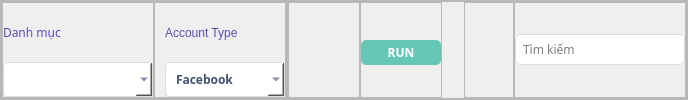
                  <widget class="QFrame" name="frame_tool_two">
                   <property name="sizePolicy">
                    <sizepolicy hsizetype="Minimum" vsizetype="Fixed">
                     <horstretch>0</horstretch>
                     <verstretch>0</verstretch>
                    </sizepolicy>
                   </property>
                   <property name="minimumSize">
                    <size>
                     <width>0</width>
                     <height>50</height>
                    </size>
                   </property>
                   <property name="frameShape">
                    <enum>QFrame::StyledPanel</enum>
                   </property>
                   <property name="frameShadow">
                    <enum>QFrame::Raised</enum>
                   </property>
                   <layout class="QHBoxLayout" name="horizontalLayout_38">
                    <property name="spacing">
                     <number>0</number>
                    </property>
                    <property name="leftMargin">
                     <number>0</number>
                    </property>
                    <property name="topMargin">
                     <number>0</number>
                    </property>
                    <property name="rightMargin">
                     <number>0</number>
                    </property>
                    <property name="bottomMargin">
                     <number>0</number>
                    </property>
                    <item alignment="Qt::AlignLeft">
                     <widget class="QFrame" name="frame_32">
                      <property name="frameShape">
                       <enum>QFrame::StyledPanel</enum>
                      </property>
                      <property name="frameShadow">
                       <enum>QFrame::Raised</enum>
                      </property>
                      <layout class="QHBoxLayout" name="horizontalLayout_37">
                       <property name="spacing">
                        <number>0</number>
                       </property>
                       <property name="leftMargin">
                        <number>0</number>
                       </property>
                       <property name="topMargin">
                        <number>0</number>
                       </property>
                       <property name="rightMargin">
                        <number>0</number>
                       </property>
                       <property name="bottomMargin">
                        <number>0</number>
                       </property>
                       <item>
                        <widget class="QFrame" name="frame_34">
                         <property name="minimumSize">
                          <size>
                           <width>50</width>
                           <height>0</height>
                          </size>
                         </property>
                         <property name="frameShape">
                          <enum>QFrame::StyledPanel</enum>
                         </property>
                         <property name="frameShadow">
                          <enum>QFrame::Raised</enum>
                         </property>
                         <layout class="QVBoxLayout" name="verticalLayout_13">
                          <property name="spacing">
                           <number>0</number>
                          </property>
                          <property name="leftMargin">
                           <number>0</number>
                          </property>
                          <property name="topMargin">
                           <number>0</number>
                          </property>
                          <property name="rightMargin">
                           <number>0</number>
                          </property>
                          <property name="bottomMargin">
                           <number>0</number>
                          </property>
                          <item>
                           <widget class="QLabel" name="label_4">
                            <property name="font">
                             <font>
                              <family>MesloLGS Nerd Font</family>
                             </font>
                            </property>
                            <property name="styleSheet">
                             <string notr="true">color: rgb(98, 73, 177);</string>
                            </property>
                            <property name="text">
                             <string>Danh mục</string>
                            </property>
                           </widget>
                          </item>
                          <item>
                           <widget class="QComboBox" name="ComboboxFile">
                            <property name="minimumSize">
                             <size>
                              <width>150</width>
                              <height>35</height>
                             </size>
                            </property>
                            <property name="font">
                             <font>
                              <family>MesloLGSDZ Nerd Font</family>
                              <weight>75</weight>
                              <bold>true</bold>
                             </font>
                            </property>
                            <property name="styleSheet">
                             <string notr="true">
QComboBox{
    background-color: rgb(255, 255, 255);
        border-radius: 4px;
        border: 1px solid #dddddd;
        padding: 1px;
        padding-left: 10px;
        color: rgb(68, 79, 113);
    }
    QComboBox:hover{
        border: 0.5px solid rgb(103, 204, 187);
    }
      QComboBox::drop-down {
            subcontrol-origin: padding;
            subcontrol-position: top right;
            width: 30px; 
            border-left-color: #788dca;
            border-left-style: solid;
            border-top-right-radius: 2px;
            border-bottom-right-radius: 3px;	
			image: url(:/icons/png/icons8-menu-24.png);
            background-position: center;
            background-repeat: no-reperat;
            width: 16px;  /* Size of the arrow */
            height: 20px; /* Size of the arrow */
            top: 5px;     /* Adjust top position to center the icon */
         }
    
        QComboBox QAbstractItemView {
            color: rgb(55, 49, 100);
            background-color: rgb(249, 249, 249);
            padding: 5px;
            border-radius:4px;
            border:none;
            selection-background-color: #f6fdff;
        }
    QComboBox:editable {
                    background: white;
                }
                QComboBox:!editable, QComboBox::drop-down:editable {
                   
        background-color: rgb(255, 255, 255);
                }
                QComboBox:!editable:on, QComboBox::drop-down:editable:on {
    background-color: rgb(253, 253, 253);
                }
    QComboBox QAbstractItemView {
                    border: 1px solid gray;
                    border-radius: 5px;
                    background: white;
                    selection-background-color: #abadcc;
                    selection-color: #4e4e8a;
                }
     QComboBox QAbstractItemView::item {
                    padding: 5px;
    border:none;
                }
    QComboBox QAbstractItemView::item:selected {
    background-color: rgb(255, 247, 250);
                    color: #000;
                }
    </string>
                            </property>
                            <property name="iconSize">
                             <size>
                              <width>15</width>
                              <height>15</height>
                             </size>
                            </property>
                           </widget>
                          </item>
                         </layout>
                        </widget>
                       </item>
                       <item>
                        <widget class="QFrame" name="frame_48">
                         <property name="minimumSize">
                          <size>
                           <width>50</width>
                           <height>0</height>
                          </size>
                         </property>
                         <property name="frameShape">
                          <enum>QFrame::StyledPanel</enum>
                         </property>
                         <property name="frameShadow">
                          <enum>QFrame::Raised</enum>
                         </property>
                         <layout class="QVBoxLayout" name="verticalLayout_14">
                          <property name="spacing">
                           <number>0</number>
                          </property>
                          <property name="leftMargin">
                           <number>10</number>
                          </property>
                          <property name="topMargin">
                           <number>0</number>
                          </property>
                          <property name="rightMargin">
                           <number>0</number>
                          </property>
                          <property name="bottomMargin">
                           <number>0</number>
                          </property>
                          <item>
                           <widget class="QLabel" name="label_6">
                            <property name="styleSheet">
                             <string notr="true">color: rgb(98, 73, 177);</string>
                            </property>
                            <property name="text">
                             <string>Account Type</string>
                            </property>
                           </widget>
                          </item>
                          <item>
                           <widget class="QComboBox" name="ComboBoxTypeAccount">
                            <property name="minimumSize">
                             <size>
                              <width>120</width>
                              <height>35</height>
                             </size>
                            </property>
                            <property name="maximumSize">
                             <size>
                              <width>16777215</width>
                              <height>16777215</height>
                             </size>
                            </property>
                            <property name="font">
                             <font>
                              <family>MesloLGS Nerd Font</family>
                              <weight>75</weight>
                              <bold>true</bold>
                             </font>
                            </property>
                            <property name="styleSheet">
                             <string notr="true">
QComboBox{
    background-color: rgb(255, 255, 255);
        border-radius: 4px;
        border: 1px solid #dddddd;
        padding: 1px;
        padding-left: 10px;
        color: rgb(68, 79, 113);
    }
    QComboBox:hover{
        border: 0.5px solid rgb(103, 204, 187);
    }
      QComboBox::drop-down {
            subcontrol-origin: padding;
            subcontrol-position: top right;
            width: 30px; 
            border-left-color: #788dca;
            border-left-style: solid;
            border-top-right-radius: 2px;
            border-bottom-right-radius: 3px;	
            image: url(:/icons/png/icons8-user-menu-female-24.png);
            background-position: center;
            background-repeat: no-reperat;
            width: 25px;  /* Size of the arrow */
            height: 25px; /* Size of the arrow */
            top: 5px;     /* Adjust top position to center the icon */
         }
    
        QComboBox QAbstractItemView {
            color: rgb(55, 49, 100);
            background-color: rgb(249, 249, 249);
            padding: 5px;
            border-radius:4px;
            border:none;
            selection-background-color: #f6fdff;
        }
    QComboBox:editable {
                    background: white;
                }
                QComboBox:!editable, QComboBox::drop-down:editable {
                   
        background-color: rgb(255, 255, 255);
                }
                QComboBox:!editable:on, QComboBox::drop-down:editable:on {
    background-color: rgb(253, 253, 253);
                }
    QComboBox QAbstractItemView {
                    border: 1px solid gray;
                    border-radius: 5px;
                    background: white;
                    selection-background-color: #abadcc;
                    selection-color: #4e4e8a;
                }
     QComboBox QAbstractItemView::item {
                    padding: 5px;
    border:none;
                }
    QComboBox QAbstractItemView::item:selected {
    background-color: rgb(255, 247, 250);
                    color: #000;
                }
    </string>
                            </property>
                            <item>
                             <property name="text">
                              <string>Facebook</string>
                             </property>
                            </item>
                            <item>
                             <property name="text">
                              <string>Instagram</string>
                             </property>
                            </item>
                           </widget>
                          </item>
                         </layout>
                        </widget>
                       </item>
                      </layout>
                     </widget>
                    </item>
                    <item alignment="Qt::AlignRight">
                     <widget class="QFrame" name="frame_tool_right">
                      <property name="minimumSize">
                       <size>
                        <width>400</width>
                        <height>0</height>
                       </size>
                      </property>
                      <property name="frameShape">
                       <enum>QFrame::StyledPanel</enum>
                      </property>
                      <property name="frameShadow">
                       <enum>QFrame::Raised</enum>
                      </property>
                      <layout class="QHBoxLayout" name="horizontalLayout_39">
                       <property name="spacing">
                        <number>0</number>
                       </property>
                       <property name="leftMargin">
                        <number>0</number>
                       </property>
                       <property name="topMargin">
                        <number>0</number>
                       </property>
                       <property name="rightMargin">
                        <number>0</number>
                       </property>
                       <property name="bottomMargin">
                        <number>0</number>
                       </property>
                       <item>
                        <widget class="QFrame" name="frame_49">
                         <property name="frameShape">
                          <enum>QFrame::StyledPanel</enum>
                         </property>
                         <property name="frameShadow">
                          <enum>QFrame::Raised</enum>
                         </property>
                        </widget>
                       </item>
                       <item alignment="Qt::AlignRight">
                        <widget class="QFrame" name="frame_50">
                         <property name="minimumSize">
                          <size>
                           <width>70</width>
                           <height>0</height>
                          </size>
                         </property>
                         <property name="frameShape">
                          <enum>QFrame::StyledPanel</enum>
                         </property>
                         <property name="frameShadow">
                          <enum>QFrame::Raised</enum>
                         </property>
                         <layout class="QHBoxLayout" name="horizontalLayout_42">
                          <property name="spacing">
                           <number>0</number>
                          </property>
                          <property name="leftMargin">
                           <number>0</number>
                          </property>
                          <property name="topMargin">
                           <number>0</number>
                          </property>
                          <property name="rightMargin">
                           <number>0</number>
                          </property>
                          <property name="bottomMargin">
                           <number>0</number>
                          </property>
                          <item alignment="Qt::AlignRight">
                           <widget class="QPushButton" name="btn_start">
                            <property name="minimumSize">
                             <size>
                              <width>80</width>
                              <height>25</height>
                             </size>
                            </property>
                            <property name="maximumSize">
                             <size>
                              <width>80</width>
                              <height>20</height>
                             </size>
                            </property>
                            <property name="font">
                             <font>
                              <family>MesloLGSDZ Nerd Font</family>
                              <weight>75</weight>
                              <bold>true</bold>
                             </font>
                            </property>
                            <property name="styleSheet">
                             <string notr="true">QPushButton{
border:none;
border-radius:5px;
color: rgb(255, 255, 255);
border: 1px gray #6bd4c1 ;
background-color: rgb(101, 200, 182);
}
QPushButton:hover{
border:none;
border-radius:5px;
color: rgb(255, 255, 255);
border: 1px gray #6bd4c1 ;
background-color: rgb(108, 213, 194);
border: 1px solid #6bd4c1 ;
}QPushButton:checked{
border:none;
border-radius:5px;
color: rgb(255, 255, 255);
border: 1px gray #6bd4c1 ;
}</string>
                            </property>
                            <property name="text">
                             <string>RUN</string>
                            </property>
                            <property name="icon">
                             <iconset resource="../icons/icons.qrc">
                              <normaloff>:/icons/png/icons8-play-48.png</normaloff>:/icons/png/icons8-play-48.png</iconset>
                            </property>
                            <property name="iconSize">
                             <size>
                              <width>20</width>
                              <height>20</height>
                             </size>
                            </property>
                           </widget>
                          </item>
                         </layout>
                        </widget>
                       </item>
                       <item alignment="Qt::AlignRight">
                        <widget class="QFrame" name="frame_51">
                         <property name="minimumSize">
                          <size>
                           <width>50</width>
                           <height>0</height>
                          </size>
                         </property>
                         <property name="frameShape">
                          <enum>QFrame::StyledPanel</enum>
                         </property>
                         <property name="frameShadow">
                          <enum>QFrame::Raised</enum>
                         </property>
                         <layout class="QHBoxLayout" name="horizontalLayout_41">
                          <property name="spacing">
                           <number>0</number>
                          </property>
                          <property name="leftMargin">
                           <number>0</number>
                          </property>
                          <property name="topMargin">
                           <number>0</number>
                          </property>
                          <property name="rightMargin">
                           <number>0</number>
                          </property>
                          <property name="bottomMargin">
                           <number>0</number>
                          </property>
                          <item>
                           <widget class="QPushButton" name="btn_setting">
                            <property name="minimumSize">
                             <size>
                              <width>30</width>
                              <height>30</height>
                             </size>
                            </property>
                            <property name="maximumSize">
                             <size>
                              <width>40</width>
                              <height>16777215</height>
                             </size>
                            </property>
                            <property name="styleSheet">
                             <string notr="true">QPushButton{
border:none;
border-radius:5px;
color: rgb(255, 255, 255);
border: 1px gray #6bd4c1 ;
}
QPushButton:hover{
border:none;
border-radius:5px;
color: rgb(255, 255, 255);
border: 1px gray #6bd4c1 ;
	background-color: rgb(229, 255, 251);
}QPushButton:checked{
border:none;
border-radius:5px;
color: rgb(255, 255, 255);
border: 1px gray #6bd4c1 ;
background-color: rgb(108, 213, 194);
}</string>
                            </property>
                            <property name="text">
                             <string/>
                            </property>
                            <property name="icon">
                             <iconset resource="../icons/icons.qrc">
                              <normaloff>:/icons/png/icons8-setting-100.png</normaloff>:/icons/png/icons8-setting-100.png</iconset>
                            </property>
                            <property name="iconSize">
                             <size>
                              <width>20</width>
                              <height>20</height>
                             </size>
                            </property>
                           </widget>
                          </item>
                         </layout>
                        </widget>
                       </item>
                       <item>
                        <widget class="QFrame" name="frame_52">
                         <property name="frameShape">
                          <enum>QFrame::StyledPanel</enum>
                         </property>
                         <property name="frameShadow">
                          <enum>QFrame::Raised</enum>
                         </property>
                         <layout class="QHBoxLayout" name="horizontalLayout_40">
                          <property name="spacing">
                           <number>0</number>
                          </property>
                          <property name="leftMargin">
                           <number>0</number>
                          </property>
                          <property name="topMargin">
                           <number>0</number>
                          </property>
                          <property name="rightMargin">
                           <number>0</number>
                          </property>
                          <property name="bottomMargin">
                           <number>0</number>
                          </property>
                          <item alignment="Qt::AlignRight">
                           <widget class="QLineEdit" name="line_search">
                            <property name="minimumSize">
                             <size>
                              <width>170</width>
                              <height>25</height>
                             </size>
                            </property>
                            <property name="maximumSize">
                             <size>
                              <width>170</width>
                              <height>16777215</height>
                             </size>
                            </property>
                            <property name="font">
                             <font>
                              <family>MesloLGSDZ Nerd Font</family>
                             </font>
                            </property>
                            <property name="styleSheet">
                             <string notr="true">QLineEdit{
border:none;
border-radius:5px;
border: 1px solid #dddddd;
padding:5px;
}
QLineEdit:hover{
border:none;
border-radius:5px;
border: 1px solid #dddddd;
	background-color: rgb(240, 255, 255);
padding:5px;
}</string>
                            </property>
                            <property name="placeholderText">
                             <string>Tìm kiếm</string>
                            </property>
                           </widget>
                          </item>
                         </layout>
                        </widget>
                       </item>
                      </layout>
                     </widget>
                    </item>
                   </layout>
                  </widget>
